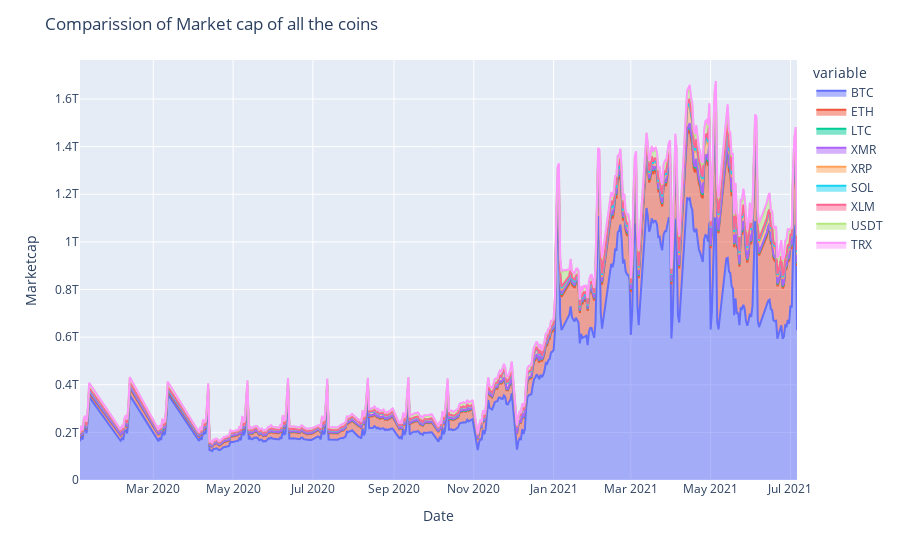

Source (notebook cell):
### Code cell
df = px.data.stocks(indexed=True)-1
fig = px.area(crypto_data)
fig.update_layout( title="Comparission of Market cap of all the coins ",
    xaxis_title="Date",
    yaxis_title="Marketcap",
    
    )
fig.show()

### Figure 1 — Plotly figure (JSON) as saved in the notebook; plotly's stock layout.template omitted (floating-point values rounded to 4 significant figures; data arrays with more than 128 entries replaced by an {"elided": "..."} marker saying what was removed)
{"data": [{"hovertemplate": "variable=BTC<br>index=%{x}<br>value=%{y}<extra></extra>", "legendgroup": "BTC", "line": {"color": "#636efa"}, "marker": {"symbol": "circle"}, "mode": "lines", "name": "BTC", "orientation": "v", "showlegend": true, "stackgroup": "1", "type": "scatter", "x": {"elided": "422 str values"}, "xaxis": "x", "y": {"elided": "422 float values"}, "yaxis": "y"}, {"hovertemplate": "variable=ETH<br>index=%{x}<br>value=%{y}<extra></extra>", "legendgroup": "ETH", "line": {"color": "#EF553B"}, "marker": {"symbol": "circle"}, "mode": "lines", "name": "ETH", "orientation": "v", "showlegend": true, "stackgroup": "1", "type": "scatter", "x": {"elided": "422 str values"}, "xaxis": "x", "y": {"elided": "422 int values"}, "yaxis": "y"}, {"hovertemplate": "variable=LTC<br>index=%{x}<br>value=%{y}<extra></extra>", "legendgroup": "LTC", "line": {"color": "#00cc96"}, "marker": {"symbol": "circle"}, "mode": "lines", "name": "LTC", "orientation": "v", "showlegend": true, "stackgroup": "1", "type": "scatter", "x": {"elided": "422 str values"}, "xaxis": "x", "y": {"elided": "422 float values"}, "yaxis": "y"}, {"hovertemplate": "variable=XMR<br>index=%{x}<br>value=%{y}<extra></extra>", "legendgroup": "XMR", "line": {"color": "#ab63fa"}, "marker": {"symbol": "circle"}, "mode": "lines", "name": "XMR", "orientation": "v", "showlegend": true, "stackgroup": "1", "type": "scatter", "x": {"elided": "422 str values"}, "xaxis": "x", "y": {"elided": "422 float values"}, "yaxis": "y"}, {"hovertemplate": "variable=XRP<br>index=%{x}<br>value=%{y}<extra></extra>", "legendgroup": "XRP", "line": {"color": "#FFA15A"}, "marker": {"symbol": "circle"}, "mode": "lines", "name": "XRP", "orientation": "v", "showlegend": true, "stackgroup": "1", "type": "scatter", "x": {"elided": "422 str values"}, "xaxis": "x", "y": {"elided": "422 int values"}, "yaxis": "y"}, {"hovertemplate": "variable=SOL<br>index=%{x}<br>value=%{y}<extra></extra>", "legendgroup": "SOL", "line": {"color": "#19d3f3"}, "marker": {"symbol": "circle"}, "mode": "lines", "name": "SOL", "orientation": "v", "showlegend": true, "stackgroup": "1", "type": "scatter", "x": {"elided": "422 str values"}, "xaxis": "x", "y": {"elided": "422 float values"}, "yaxis": "y"}, {"hovertemplate": "variable=XLM<br>index=%{x}<br>value=%{y}<extra></extra>", "legendgroup": "XLM", "line": {"color": "#FF6692"}, "marker": {"symbol": "circle"}, "mode": "lines", "name": "XLM", "orientation": "v", "showlegend": true, "stackgroup": "1", "type": "scatter", "x": {"elided": "422 str values"}, "xaxis": "x", "y": {"elided": "422 float values"}, "yaxis": "y"}, {"hovertemplate": "variable=USDT<br>index=%{x}<br>value=%{y}<extra></extra>", "legendgroup": "USDT", "line": {"color": "#B6E880"}, "marker": {"symbol": "circle"}, "mode": "lines", "name": "USDT", "orientation": "v", "showlegend": true, "stackgroup": "1", "type": "scatter", "x": {"elided": "422 str values"}, "xaxis": "x", "y": {"elided": "422 float values"}, "yaxis": "y"}, {"hovertemplate": "variable=TRX<br>index=%{x}<br>value=%{y}<extra></extra>", "legendgroup": "TRX", "line": {"color": "#FF97FF"}, "marker": {"symbol": "circle"}, "mode": "lines", "name": "TRX", "orientation": "v", "showlegend": true, "stackgroup": "1", "type": "scatter", "x": {"elided": "422 str values"}, "xaxis": "x", "y": {"elided": "422 float values"}, "yaxis": "y"}], "layout": {"legend": {"title": {"text": "variable"}, "tracegroupgap": 0}, "margin": {"t": 60}, "title": {"text": "Comparission of Market cap of all the coins "}, "xaxis": {"anchor": "y", "domain": [0, 1], "title": {"text": "Date"}}, "yaxis": {"anchor": "x", "domain": [0, 1], "title": {"text": "Marketcap"}}}}
